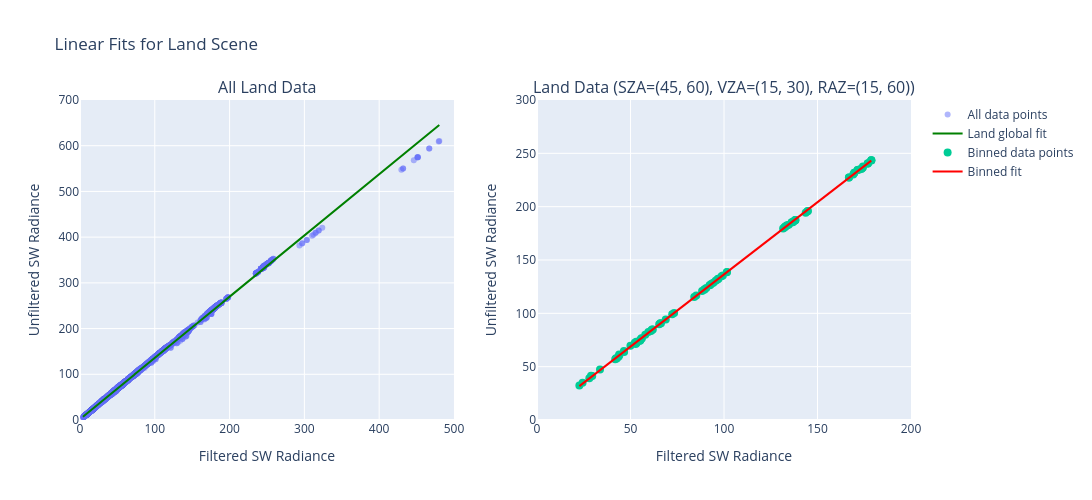

Here is the notebook cell this chart was saved with:
### Code cell
import plotly.graph_objects as go
from plotly.subplots import make_subplots

def compare_global_vs_bin_fit_interactive(df, scene="Land", sza_range=(45,60), vza_range=(15,30), raz_range=(15,60), degree=1, ml_model=None):
    """
    Compare global linear/poly fit vs a single geometry-bin fit with interactive plots.
    """
    filt_col = "Shortwave Filtered Rads (Integrated)"
    unfilt_col = "Shortwave Unfiltered Rads (Integrated)"

    # ---- GLOBAL FIT ----
    land = df[df["Scene"] == scene]
    X_global = land[[filt_col]].to_numpy().reshape(-1, 1)
    y_global = land[unfilt_col].to_numpy().reshape(-1, 1)

    poly = PolynomialFeatures(degree=degree)
    Xg_poly = poly.fit_transform(X_global)
    g_model = LinearRegression().fit(Xg_poly, y_global)

    # ---- BIN FIT ----
    subset = land[(land["SZA"].between(40,60)) &
                  (land["VZA"].between(15,60)) &
                  (land["RAZ"].between(15,60))]

    X_bin = subset[filt_col].to_numpy().reshape(-1, 1)
    y_bin = subset[unfilt_col].to_numpy().reshape(-1, 1)

    Xb_poly = poly.fit_transform(X_bin)
    b_model = LinearRegression().fit(Xb_poly, y_bin)

    # Get predictions
    g_pred = g_model.predict(Xg_poly)
    b_pred = b_model.predict(Xb_poly)
    # add model predictions
    # m_pred = ml_model.predict()

    # Print metrics and coefficients
    print("For all Land Clear data:")
    print(f"R² Value: {r2_score(y_global, g_pred)}")
    print(f"Root Mean Squared Error: {root_mean_squared_error(y_global, g_pred)}")
    print(f"coefficients: {g_model.coef_}, intercept: {g_model.intercept_}")

    print("\nFor binned Land Clear data:")
    print(f"R² Value: {r2_score(y_bin, b_pred)}")
    print(f"Root Mean Squared Error: {root_mean_squared_error(y_bin, b_pred)}")
    print(f"coefficients: {b_model.coef_}, intercept: {b_model.intercept_}")

    # do model metrics as well to print out

    # Create two subplots
    # TODO add subplots for each of the ml model predictions
    fig = make_subplots(rows=1, cols=2, 
                       subplot_titles=(f"All {scene} Data", 
                                     f"{scene} Data (SZA={sza_range}, VZA={vza_range}, RAZ={raz_range})"))

    # Plot 1: Global fit
    fig.add_trace(
        go.Scatter(
            x=X_global.ravel(),
            y=y_global.ravel(),
            mode='markers',
            name='All data points',
            marker=dict(size=6, opacity=0.5),
            hovertemplate="<br>".join([
                "Filtered SW: %{x:.2f}",
                "Unfiltered SW: %{y:.2f}",
            ]),
        ),
        row=1, col=1
    )

    # Add global fit line
    idx_g = np.argsort(X_global.ravel())
    fig.add_trace(
        go.Scatter(
            x=X_global.ravel()[idx_g],
            y=g_pred.ravel()[idx_g],
            mode='lines',
            name=f'{scene} global fit',
            line=dict(color='green', width=2),
        ),
        row=1, col=1
    )

    # Plot 2: Binned fit
    fig.add_trace(
        go.Scatter(
            x=X_bin.ravel(),
            y=y_bin.ravel(),
            mode='markers',
            name='Binned data points',
            marker=dict(size=8),
            hovertemplate="<br>".join([
                "Filtered SW: %{x:.2f}",
                "Unfiltered SW: %{y:.2f}",
            ]),
        ),
        row=1, col=2
    )

    # Add binned fit line
    idx_b = np.argsort(X_bin.ravel())
    fig.add_trace(
        go.Scatter(
            x=X_bin.ravel()[idx_b],
            y=b_pred.ravel()[idx_b],
            mode='lines',
            name='Binned fit',
            line=dict(color='red', width=2),
        ),
        row=1, col=2
    )

    # Update layout
    fig.update_layout(
        height=500,
        width=1200,
        showlegend=True,
        title_text=f"Linear Fits for {scene} Scene",
    )

    # Update axes
    # Example of manual ranges
    fig.update_xaxes(title_text="Filtered SW Radiance", range=[0, 500], row=1, col=1)
    fig.update_yaxes(title_text="Unfiltered SW Radiance", range=[0, 700], row=1, col=1)

    fig.update_xaxes(title_text="Filtered SW Radiance", range=[0, 200], row=1, col=2)
    fig.update_yaxes(title_text="Unfiltered SW Radiance", range=[0, 300], row=1, col=2)

    fig.show()

# Call the function with your data
compare_global_vs_bin_fit_interactive(
    land_all,
    scene="Land",
    sza_range=(45,60),
    vza_range=(15,30),
    raz_range=(15,60),
    degree=1
)

### Figure 1 — Plotly figure (JSON) as saved in the notebook; plotly's stock layout.template omitted (floating-point values rounded to 4 significant figures; data arrays with more than 128 entries replaced by an {"elided": "..."} marker saying what was removed)
{"data": [{"hovertemplate": "Filtered SW: %{x:.2f}<br>Unfiltered SW: %{y:.2f}", "marker": {"opacity": 0.5, "size": 6}, "mode": "markers", "name": "All data points", "type": "scatter", "x": {"elided": "3150 float values"}, "xaxis": "x", "y": {"elided": "3150 float values"}, "yaxis": "y"}, {"line": {"color": "green", "width": 2}, "mode": "lines", "name": "Land global fit", "type": "scatter", "x": {"elided": "3150 float values"}, "xaxis": "x", "y": {"elided": "3150 float values"}, "yaxis": "y"}, {"hovertemplate": "Filtered SW: %{x:.2f}<br>Unfiltered SW: %{y:.2f}", "marker": {"size": 8}, "mode": "markers", "name": "Binned data points", "type": "scatter", "x": [55.09, 61.17, 92.26, 133.6, 171.4, 41.8, 53.03, 88.27, 132.6, 171.4, 52.77, 61.91, 92.62, 136.2, 174.3, 22.63, 43.91, 84.06, 137.7, 178.8, 27.97, 46.48, 85.15, 138.0, 178.8, 42.62, 55.84, 89.47, 144.6, 178.8, 55.09, 65.34, 96.84, 133.5, 169.7, 42.22, 57.89, 93.3, 132.7, 169.7, 53.27, 66.28, 97.05, 136.2, 172.4, 24.35, 49.94, 89.56, 138.0, 176.8, 29.51, 52.28, 90.52, 138.2, 176.8, 43.57, 60.83, 94.32, 144.9, 177.1, 56.03, 72.28, 101.6, 132.3, 166.8, 44.02, 65.91, 98.68, 131.6, 166.8, 55.35, 73.32, 101.5, 134.6, 169.1, 28.88, 59.53, 95.54, 136.9, 173.5, 33.67, 61.52, 96.33, 137.1, 173.5, 46.56, 68.83, 99.38, 143.7, 174.2], "xaxis": "x2", "y": [74.27, 83.96, 126.2, 182.4, 234.4, 56.97, 73.27, 121.0, 181.2, 234.4, 71.18, 84.74, 126.5, 185.3, 237.7, 32.35, 61.38, 115.3, 187.0, 243.4, 39.05, 64.64, 116.7, 187.4, 243.4, 57.67, 76.53, 122.2, 195.7, 243.3, 74.52, 89.69, 132.3, 182.3, 231.8, 57.79, 79.9, 127.7, 181.2, 231.8, 72.14, 90.73, 132.4, 185.1, 234.9, 34.89, 69.52, 122.6, 187.3, 240.5, 41.37, 72.49, 123.9, 187.6, 240.5, 59.23, 83.34, 128.6, 196.0, 240.7, 76.35, 99.16, 138.7, 180.5, 227.4, 60.75, 90.78, 134.8, 179.6, 227.4, 75.52, 100.3, 138.4, 183.0, 230.1, 41.44, 82.42, 130.6, 185.7, 235.6, 47.45, 84.95, 131.6, 185.9, 235.6, 63.79, 94.21, 135.4, 194.3, 236.4], "yaxis": "y2"}, {"line": {"color": "red", "width": 2}, "mode": "lines", "name": "Binned fit", "type": "scatter", "x": [22.63, 24.35, 27.97, 28.88, 29.51, 33.67, 41.8, 42.22, 42.62, 43.57, 43.91, 44.02, 46.48, 46.56, 49.94, 52.28, 52.77, 53.03, 53.27, 55.09, 55.09, 55.35, 55.84, 56.03, 57.89, 59.53, 60.83, 61.17, 61.52, 61.91, 65.34, 65.91, 66.28, 68.83, 72.28, 73.32, 84.06, 85.15, 88.27, 89.47, 89.56, 90.52, 92.26, 92.62, 93.3, 94.32, 95.54, 96.33, 96.84, 97.05, 98.68, 99.38, 101.5, 101.6, 131.6, 132.3, 132.6, 132.7, 133.5, 133.6, 134.6, 136.2, 136.2, 136.9, 137.1, 137.7, 138.0, 138.0, 138.2, 143.7, 144.6, 144.9, 166.8, 166.8, 169.1, 169.7, 169.7, 171.4, 171.4, 172.4, 173.5, 173.5, 174.2, 174.3, 176.8, 176.8, 177.1, 178.8, 178.8, 178.8], "xaxis": "x2", "y": [31.72, 34.05, 38.95, 40.18, 41.03, 46.67, 57.68, 58.26, 58.79, 60.08, 60.54, 60.69, 64.02, 64.12, 68.71, 71.87, 72.53, 72.89, 73.21, 75.68, 75.68, 76.02, 76.7, 76.95, 79.46, 81.69, 83.45, 83.91, 84.38, 84.92, 89.55, 90.33, 90.83, 94.29, 98.96, 100.4, 114.9, 116.4, 120.6, 122.2, 122.4, 123.7, 126.0, 126.5, 127.4, 128.8, 130.5, 131.5, 132.2, 132.5, 134.7, 135.7, 138.6, 138.6, 179.3, 180.2, 180.7, 180.8, 181.9, 182.0, 183.4, 185.5, 185.6, 186.4, 186.7, 187.6, 188.0, 188.0, 188.3, 195.7, 196.9, 197.3, 227.0, 227.0, 230.1, 230.9, 230.9, 233.2, 233.2, 234.5, 236.1, 236.1, 237.0, 237.1, 240.6, 240.6, 240.9, 243.2, 243.2, 243.2], "yaxis": "y2"}], "layout": {"annotations": [{"font": {"size": 16}, "showarrow": false, "text": "All Land Data", "x": 0.225, "xanchor": "center", "xref": "paper", "y": 1, "yanchor": "bottom", "yref": "paper"}, {"font": {"size": 16}, "showarrow": false, "text": "Land Data (SZA=(45, 60), VZA=(15, 30), RAZ=(15, 60))", "x": 0.775, "xanchor": "center", "xref": "paper", "y": 1, "yanchor": "bottom", "yref": "paper"}], "height": 500, "showlegend": true, "title": {"text": "Linear Fits for Land Scene"}, "width": 1200, "xaxis": {"anchor": "y", "domain": [0, 0.45], "range": [0, 500], "title": {"text": "Filtered SW Radiance"}}, "xaxis2": {"anchor": "y2", "domain": [0.55, 1], "range": [0, 200], "title": {"text": "Filtered SW Radiance"}}, "yaxis": {"anchor": "x", "domain": [0, 1], "range": [0, 700], "title": {"text": "Unfiltered SW Radiance"}}, "yaxis2": {"anchor": "x2", "domain": [0, 1], "range": [0, 300], "title": {"text": "Unfiltered SW Radiance"}}}}
